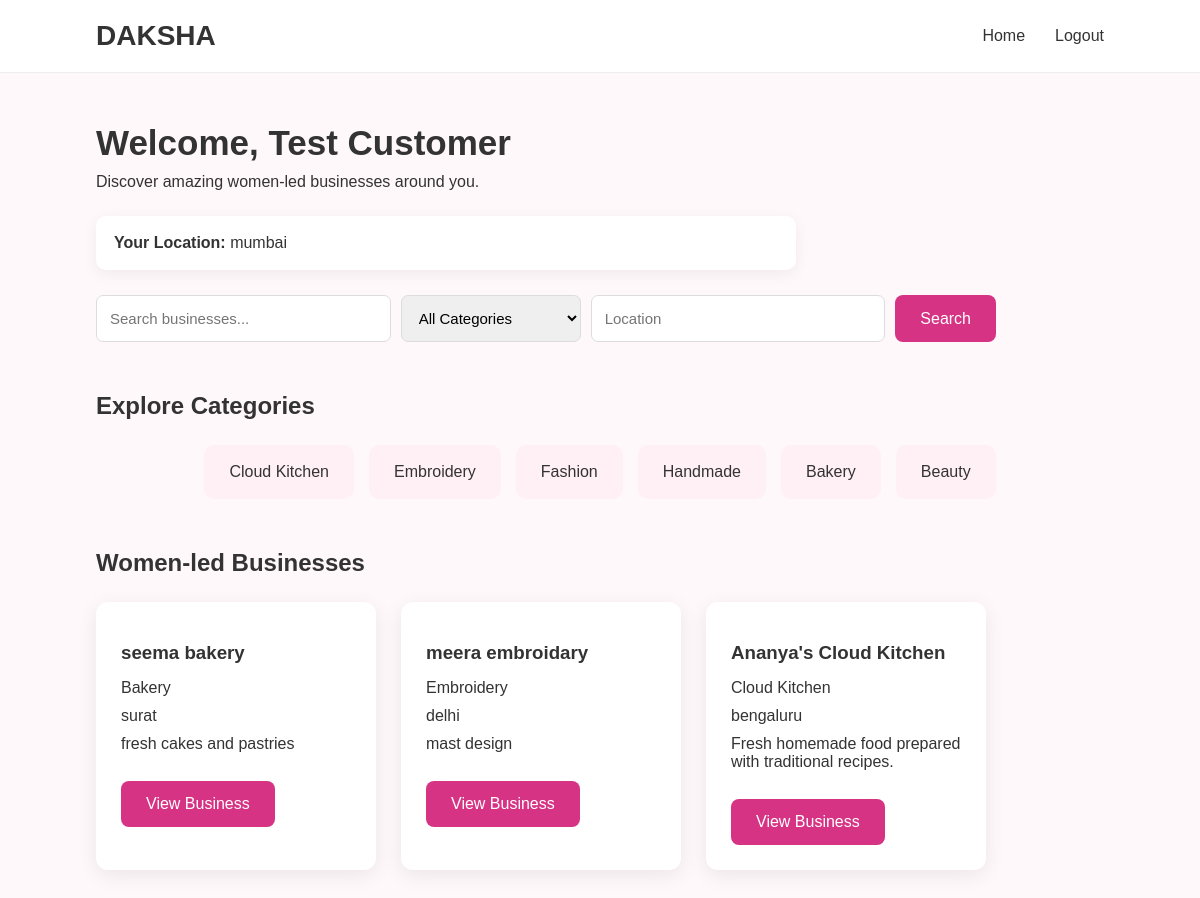
Page /customer (signed in) on the committed database.
### tables this page shows
CREATE TABLE users (

            id INTEGER PRIMARY KEY AUTOINCREMENT,

            name TEXT NOT NULL,

            email TEXT UNIQUE NOT NULL,

            password TEXT NOT NULL,

            role TEXT NOT NULL,

            location TEXT

        );

CREATE TABLE businesses (

            id INTEGER PRIMARY KEY AUTOINCREMENT,

            owner_id INTEGER NOT NULL,

            business_name TEXT NOT NULL,

            category TEXT NOT NULL,

            description TEXT,

            location TEXT,

            FOREIGN KEY (owner_id)
            REFERENCES users(id)

        );

### app.py (the view, shortened to what this page needs)
@app.route("/customer")
def customer():
    if "user_id" not in session:
        return redirect("/login")
    connection = get_db()
    customer = connection.execute("""
        SELECT *
        FROM users
        WHERE id = ?
    """, (
        session["user_id"],
    )).fetchone()
    search = request.args.get(
        "search",
        ""
    ).strip()
    category = request.args.get(
        "category",
        ""
    ).strip()
    location = request.args.get(
        "location",
        ""
    ).strip()
    query = """
        SELECT *
        FROM businesses
        WHERE 1 = 1
    """
    parameters = []
    if category:
        query += """
            AND category = ?
        """
        parameters.append(category)
    query += """
        ORDER BY id DESC
    """
    businesses = connection.execute(
        query,
        parameters
    ).fetchall()
    connection.close()
    return render_template(
        "customer.html",
        name=session["name"],
        businesses=businesses,
        customer_location=(
            customer["location"]
            if customer
            else ""
        )
    )

### app.py (called while the page is built)
def get_db():
    connection = sqlite3.connect("database.db")
    connection.row_factory = sqlite3.Row
    return connection

### templates/customer.html (shortened to what this page needs)
<!DOCTYPE html>
<html>
<head>
    <link rel="stylesheet" href="{{ url_for('static', filename='style.css') }}">
</head>
<body>
    <nav class="navbar">
        <div class="logo">
            DAKSHA
        </div>
        <div class="nav-links">
            <a href="/customer">
                Home
            </a>
            <a href="/logout">
                Logout
            </a>
        </div>
    </nav>
    <section class="dashboard">
        <h1>
            Welcome, {{ name }}
        </h1>
        <p>
            Discover amazing women-led businesses around you.
        </p>
        <div class="location-banner">
            <strong>
                Your Location:
            </strong>
            {{ customer_location }}
        </div>
        <div class="filter-box">
            <form method="GET" action="/customer">
                <input type="text" name="search" placeholder="Search businesses..."
                    value="{{ request.args.get('search', '') }}">
                <select name="category">
                    <option value="">
                        All Categories
                    </option>
                </select>
                <input type="text" name="location" placeholder="Location"
                    value="{{ request.args.get('location', '') }}">
                <button type="submit">
                    Search
                </button>
            </form>
        </div>
        <h2>
            Explore Categories
        </h2>
        <div class="category-container">
            <a href="/customer?category=Cloud%20Kitchen" class="category">
                Cloud Kitchen
            </a>
            <a href="/customer?category=Embroidery" class="category">
                Embroidery
            </a>
            <a href="/customer?category=Fashion" class="category">
                Fashion
            </a>
            <a href="/customer?category=Handmade" class="category">
                Handmade
            </a>
            <a href="/customer?category=Bakery" class="category">
                Bakery
            </a>
            <a href="/customer?category=Beauty" class="category">
                Beauty
            </a>
        </div>
        <h2>
            Women-led Businesses
        </h2>
        {% if businesses %}
        <div class="business-container">
            {% for business in businesses %}
            <div class="business-card">
                <h3>
                    {{ business["business_name"] }}
                </h3>
                <p>
                    {{ business["category"] }}
                </p>
                <p>
                    {{ business["location"] }}
                </p>
                <p>
                    {{ business["description"] }}
                </p>
                <br>
                <a href="/business/{{ business['id'] }}">
                    <button>
                        View Business
                    </button>
                </a>
            </div>
            {% endfor %}
        </div>
        {% endif %}
    </section>
</body>
</html>

### static/style.css (style rules this page uses)
* { margin: 0; padding: 0; box-sizing: border-box; }
body { font-family: Arial, sans-serif; background-color: #fff8fb; color: #333; }
.navbar { display: flex; justify-content: space-between; align-items: center; padding: 20px 8%; background-color: white; border-bottom: 1px solid #eee; }
.logo { font-size: 28px; font-weight: bold; }
.nav-links { display: flex; gap: 30px; }
.nav-links a { text-decoration: none; color: #333; }
button { padding: 14px 25px; border: none; border-radius: 8px; background-color: #d63384; color: white; font-size: 16px; cursor: pointer; }
.category-container { display: flex; justify-content: center; gap: 15px; flex-wrap: wrap; }
.category { padding: 18px 25px; background-color: #fff0f6; border-radius: 10px; cursor: pointer; }
.dashboard { padding: 50px 8%; }
.dashboard h1 { font-size: 35px; margin-bottom: 10px; }
.dashboard h2 { margin-top: 50px; margin-bottom: 25px; }
.business-container { display: flex; gap: 25px; flex-wrap: wrap; }
.business-card { width: 280px; padding: 25px; background: white; border-radius: 12px; box-shadow: 0 5px 20px rgba(0, 0, 0, 0.08); }
.business-card h3 { margin-bottom: 15px; }
.business-card p { margin: 10px 0; }
.location-banner { margin-top: 25px; padding: 18px; background-color: white; border-radius: 10px; box-shadow: 0 4px 15px rgba(0, 0, 0, 0.06); max-width: 700px; }
.filter-box { margin-top: 25px; max-width: 900px; }
.filter-box form { display: flex; gap: 10px; flex-wrap: wrap; }
.filter-box input, .filter-box select { padding: 13px; border: 1px solid #ddd; border-radius: 7px; font-size: 15px; }
.filter-box input { flex: 1; min-width: 200px; }
.filter-box select { min-width: 180px; }
.category { text-decoration: none; color: #333; display: block; }

### rows in the picture
users: name "Test Customer", location "mumbai"
businesses: business_name "seema bakery", category "Bakery", location "surat", description "fresh cakes and pastries"
businesses: business_name "meera embroidary", category "Embroidery", location "delhi", description "mast design"
businesses: business_name "Ananya's Cloud Kitchen", category "Cloud Kitchen", location "bengaluru", description "Fresh homemade food prepared with traditional recipes."
